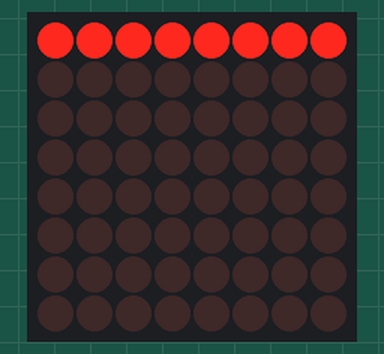
Bench run of a sketch on a simulated Arduino Uno, built with avr-gcc and run on an emulated ATmega328P. On the bench: 8×8 LED matrix.

Above: at 0.1 s.
At 1.6 s:
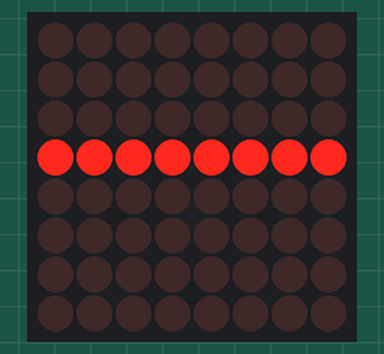
At 3.6 s:
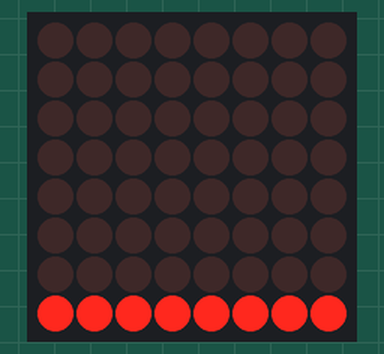
At 5.1 s:
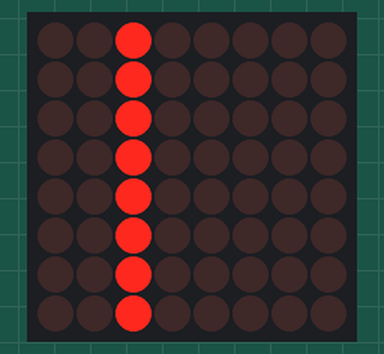
At 7.6 s:
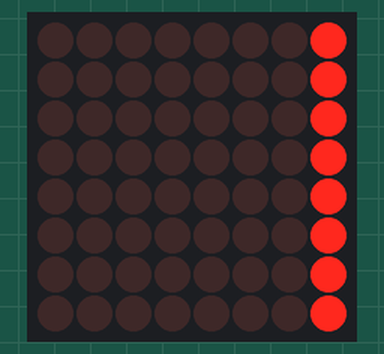
At 39.4 s:
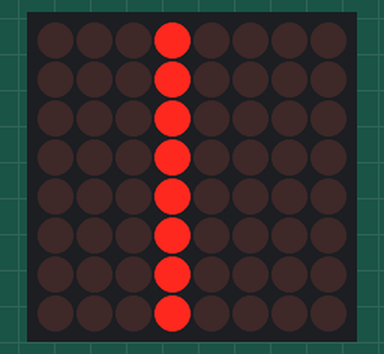

The sketch:

LedMatrix.ino
```cpp
#include <LedControl.h>

int DIN = 12;
int CS = 11;
int CLK = 10;

/* Create a new LedControl variable.
 * We use pins 12,11 and 10 on the Arduino for the SPI interface
 * Pin 12 is connected to the DATA IN-pin of the first MAX7221
 * Pin 11 is connected to the CLK-pin of the first MAX7221
 * Pin 10 is connected to the LOAD(/CS)-pin of the first MAX7221
 * There will only be a single MAX7221 attached to the arduino
 */

LedControl lc = LedControl(DIN, CLK, CS, 1);

const int delayMs = 50;
const int delayRowColMs = 500;

void setup() {
  lc.shutdown(0, false);
  lc.setIntensity(0, 7);
  lc.clearDisplay(0);
}

void loop() {
  AnimateRows();
  AnimateColumns();
  for(int i = 0; i < 16; i++){
    AnimateTopRowL2R();
    AnimateRightColT2B();
    AnimateBottomRowR2L();
    AnimateLeftColB2T();
  }
}

/*
 *  NOTE: Three mainly used functions
 * lc.setLed(deviceId, row, column, true);
 * lc.setRow(0,rowId,B10000000);
 * lc.setColumn(0,columnId,B10000000);
*/

void AnimateTopRowL2R() {
  for (int i = 0; i < 8; i++) {
    lc.setLed(0, 0, i, true);
    delay(delayMs);
    lc.setLed(0, 0, i, false);
  }
  lc.clearDisplay(0);
}

void AnimateRightColT2B() {
  for (int i = 0; i < 8; i++) {
    lc.setLed(0, i, 7, true);
    delay(delayMs);
    lc.setLed(0, i, 7, false);
  }
  lc.clearDisplay(0);
}

void AnimateBottomRowR2L() {
  for (int i = 7; i >= 0; i--) {
    lc.setLed(0, 7, i, true);
    delay(delayMs);
    lc.setLed(0, 7, i, false);
  }
  lc.clearDisplay(0);
}

void AnimateLeftColB2T() {
  for (int i = 7; i >= 0; i--) {
    lc.setLed(0, i, 0, true);
    delay(delayMs);
    lc.setLed(0, i, 0, false);
  }
  lc.clearDisplay(0);
}


void AnimateRows() {
  for (int i = 0; i < 8; i++) {
    lc.setRow(0, i, B11111111);
    delay(delayRowColMs);
    lc.clearDisplay(0);
  }
}

void AnimateColumns() {
  for (int i = 0; i < 8; i++) {
    lc.setColumn(0, i, B11111111);
    delay(delayRowColMs);
    lc.clearDisplay(0);
  }
}
```

Measured:
- what the display in image 1 shows lasts 0.5 s, from 1.5 s to 2.0 s
